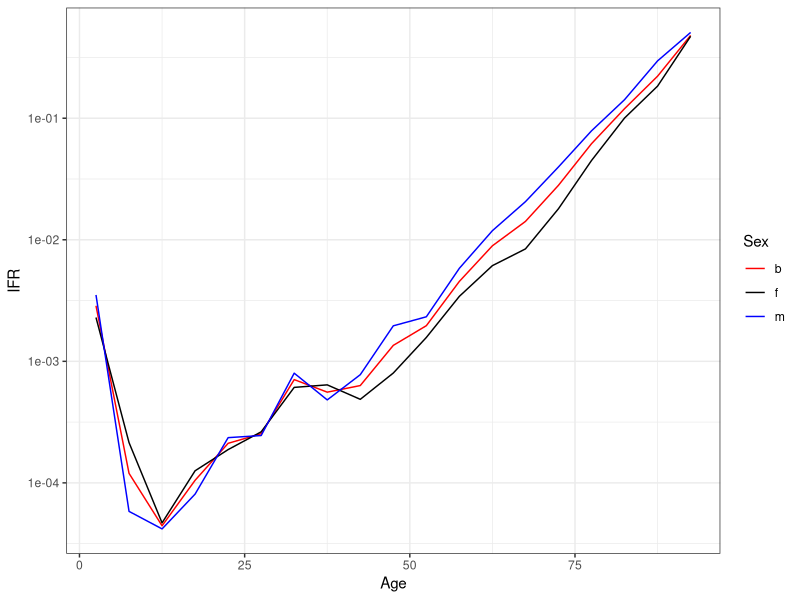

This chart was generated by the following R code: (Note: this script raises an error after producing the figure.)
# Description:
# Summarize EXCESS deaths since 24th February, 2020, in all countries by sex and age 
Sys.setenv(LANG = "en")
Sys.setlocale("LC_ALL","English")
rm(list=ls())
pkgs <- c("tidyverse",
          "lubridate",
          "haven",
          "readxl")

lapply(pkgs, require, character.only = T)

# reading seroprevalence data
db_ser <- read_csv("Data/spain_seroprev_round1.csv")
# reading excess mortality data until the date of seroprevalence study
db_exc <- read_csv("Output/spain_excess_until_seroprev.csv")


# Seroprevalence data in tidy format by sex
db_ser2 <- db_ser %>% 
  gather(-Age, key = "Measure", value = "Val") %>% 
  separate(Measure, c("Measure", "Sex"), sep = "_") %>% 
  spread(Measure, Val)

# Reestimation of infection rates and confidence intervals grouping 
# ages "<1" and "1-4" for the age group 0-4
db_ser_sex <- db_ser2 %>% 
  filter(Sex != "t") %>% 
  mutate(inf = round(smpl * pstv / 100),
         inf_l = round(smpl * lo / 100),
         inf_u = round(smpl * up / 100), 
         Age = ifelse(Age == "1", 0, as.integer(Age)),
         Sex = ifelse(Sex == "t", "b", Sex)) %>% 
  group_by(Sex, Age) %>% 
  summarise(smpl = sum(smpl),
            inf = sum(inf),
            inf_l = sum(inf_l),
            inf_u = sum(inf_u)) %>% 
  ungroup()

# reestimating for both sexes
db_ser_tot <- db_ser_sex %>% 
  group_by(Age) %>% 
  summarise(smpl = sum(smpl),
            inf = sum(inf),
            inf_l = sum(inf_l),
            inf_u = sum(inf_u)) %>% 
  ungroup() %>% 
  mutate(Sex = "b") 

# binding by sex and all sex
db_ser3 <- bind_rows(db_ser_sex, db_ser_tot) %>%   
  mutate(IR = inf / smpl,
         IR_l = inf_l / smpl,
         IR_u = inf_u / smpl,
         Age = as.integer(Age)) %>% 
  select(Sex, Age, IR, IR_l, IR_u) %>% 
  arrange(Sex, suppressWarnings(as.integer(Age)))

# preparing mortality data to merge
db_deaths_sex <- db_exc %>% 
  select(Sex, Age, Excess, Exposure) %>% 
  rename(Deaths = Excess) %>% 
  filter(Age != "All") %>% 
  mutate(Age = as.integer(Age))

# excess mortality for both sexes
db_deaths_tot <- db_deaths_sex %>% 
  group_by(Age) %>% 
  summarise(Deaths = sum(Deaths),
            Exposure = sum(Exposure)) %>% 
  ungroup() %>% 
  mutate(Sex = "b")

db_deaths <- bind_rows(db_deaths_sex, db_deaths_tot)

db_ifr_age <- db_deaths %>% 
  left_join(db_ser3) %>% 
  mutate(Infected = Exposure * IR,
         Infected_l = Exposure * IR_l,
         Infected_u = Exposure * IR_u,
         IFR = Deaths / Infected,
         IFR_l = Deaths / Infected_u,
         IFR_u = Deaths / Infected_l,
         Age = as.character(Age)) %>% 
  select(Sex, Age, Deaths, Exposure, Infected, Infected_l, Infected_u, IFR, IFR_l, IFR_u)

# saving IFRs
db_ifr_age2 <- db_ifr_age %>% 
  select(Sex, Age, IFR, IFR_l, IFR_u)

write_csv(db_ifr_age2,  path = "Output/spain_sex_age_ifr.csv")

# Overall IFR in Spain
db_ifr_age %>%
  group_by(Sex) %>% 
  summarise(Infected = sum(Infected),
            Deaths = sum(Deaths)) %>% 
  ungroup() %>% 
  mutate(Overall_IFR = Deaths / Infected)
  
# plotting sex- and age-specific IFR in Spain by sex
db_ifr_age %>% 
  mutate(Age = as.integer(Age) + 2.5) %>% 
  ggplot()+
  geom_line(aes(Age, IFR, col = Sex))+
  scale_y_log10()+
  scale_color_manual(values = c("red", "black", "blue"))+
  theme_bw()

ggsave("Figures/ifr_age_sex.png")

# plotting sex- and age-specific IFR in Spain with confidence intervals
db_ifr_age %>% 
  filter(Sex == "b") %>% 
  mutate(Age = as.integer(Age) + 2.5) %>% 
  ggplot()+
  geom_line(aes(Age, IFR))+
  geom_ribbon(aes(Age, ymin = IFR_l, ymax = IFR_u), alpha = 0.5)+
  scale_y_log10()+
  scale_x_continuous(breaks = seq(0, 100, 10))+
  scale_color_manual(values = c("red", "black", "blue"))+
  theme_bw()
ggsave("Figures/ifr_age_confidence_intervals.png")

# comparing with Verity values
verity <- read_delim("Data/IFR-Verity.txt", delim = "\t", col_names = F) %>% 
  select(1, 2) %>% 
  rename(Age = 1,
         IFR = 2) %>% 
  mutate(Age = Age + 5,
         Source = "Verity et al.",
         Sex = "b")


db_ifrs <- db_ifr_age %>%
  mutate(Source = "Spain",
         Age = as.integer(Age) + 2.5) %>% 
  select(Age, Sex, IFR, Source) %>% 
  bind_rows(verity)

db_ifrs %>% 
  ggplot()+
  geom_line(aes(Age, IFR, col = Sex, linetype = Source))+
  scale_y_log10()+
  scale_x_continuous(breaks = seq(0, 100, 10))+
  scale_color_manual(values = c("red", "black", "blue"))+
  theme_bw()

ggsave("Figures/ifr_age_sex_spain_verity.png")

db_ifrs %>% 
  filter(Sex == "b") %>% 
  spread(Source, IFR) %>% 
  drop_na() %>% 
  mutate(f = `Spain females` / `Verity et al.`,
         m = `Spain males` / `Verity et al.`) %>% 
  select(Age, f, m) %>% 
  gather(-Age, key = "Sex", value = "Ratio") %>% 
  ggplot()+
  geom_point(aes(Age, Ratio, col = Sex))+
  geom_hline(yintercept = 1, linetype = "dashed")+
  scale_y_log10()+
  scale_x_continuous(breaks = seq(10, 90, 10))+
  scale_color_manual(values = c("red", "black"))+
  theme_bw()

ggsave("Figures/spain_seroprev/ifr_ratios.png")


